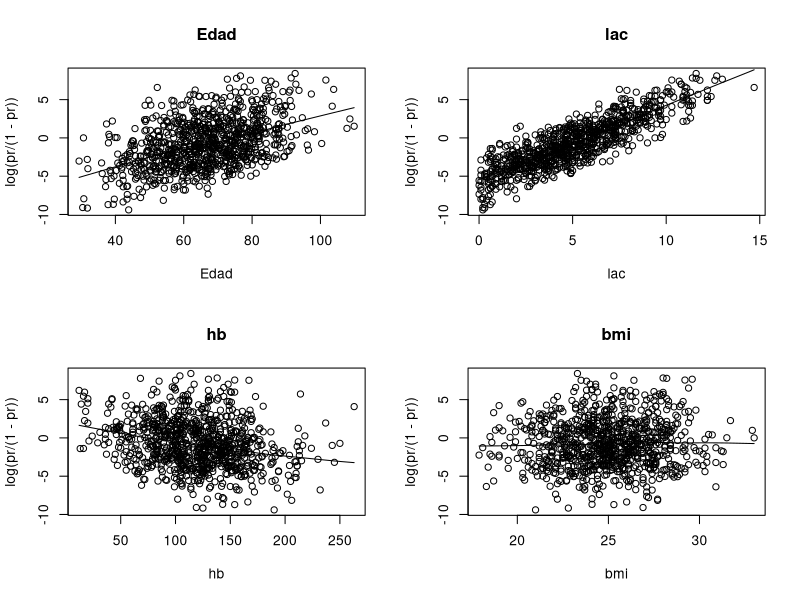
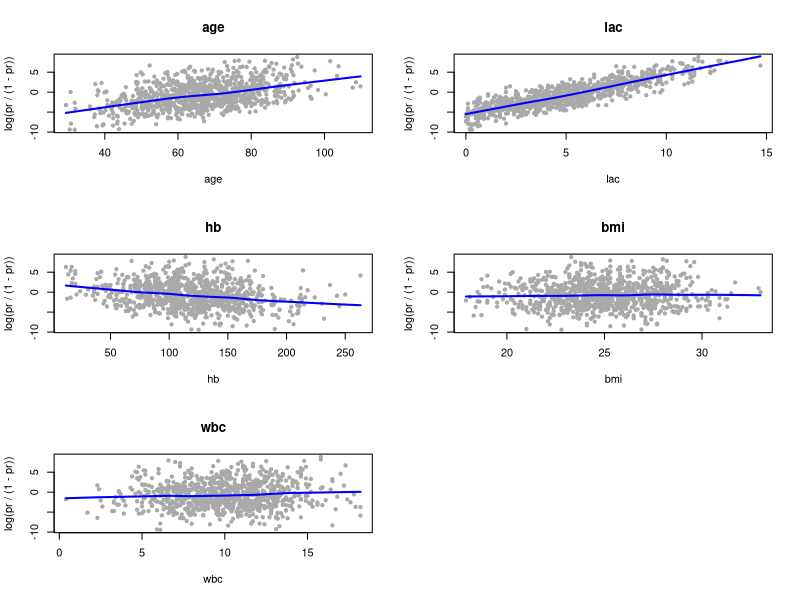

The R source for these figures, in order:
set.seed(999)

# Age of the patients
age <- abs(rnorm(n = 900, mean = 67, sd = 14))

# Socioeconomic status of the patients
Socioeconomic <- factor(rbinom(n = 900, size = 1, prob = 0.6), labels = c("Bueno", "Suficiente"))

# BMI of the patients
bmi <- abs(round(rnorm(n = 900, mean = 25, sd = 2.5), 1))

# LAC of the patients
lac <- abs(round(rnorm(n = 900, mean = 5, sd = 3), 1))

# Gender of the patients
gender <- factor(rbinom(n = 900, size = 1, prob = 0.6), labels = c("Hombre", "Mujer"))

# WBC scores of the patients
wbc <- abs(round(rnorm(n = 900, mean = 10, sd = 3), 1))

# HB of the patients
hb <- abs(round(rnorm(n = 900, mean = 120, sd = 40)))

# Calculating z value and probability
z <- 0.1 * age - 0.02 * hb + lac - 10; 
pr <- 1 / (1 + exp(-z))

# Generating binary outcome (mortality)
y <- rbinom(900, 1, pr)
mort <- factor(y, labels = c("Vivo", "Fallecido"))

# Creating data frame
data <- data.frame(age, gender, lac, wbc, Socioeconomic, bmi, hb, mort)
View(data)


# Análisis univariado para edad
univariate.age <- glm(mort ~ age, family = binomial, data = data)
summary(univariate.age)

# Análisis univariado para estatus socioeconómico
univariate.socioeconomic <- glm(mort ~ Socioeconomic, family = binomial, data = data)
summary(univariate.socioeconomic)

# Análisis multivariado
model1 <- glm(mort ~ lac + hb + wbc + age + bmi + Socioeconomic + gender, 
              family = binomial, data = data)
summary(model1)

# Crear el modelo 2 quitando las variables no significativas
model2 <- glm(mort ~ lac + hb + age + bmi + gender, family = binomial, data = data)
summary(model2)


# Instalar y cargar la librería lmtest si no está instalada
# install.packages("lmtest")
library(lmtest)

# Comparar los dos modelos con test de razón de verosimilitud
lrtest(model1, model2)

# Ajustamos el modelo
model <- glm(mort ~ lac + hb + age + bmi, family = binomial, data = data)

# Calculamos el logit
logit <- log(predict(model, type = "response") / (1 - predict(model, type = "response")))

# Creamos el layout de 2x2
par(mfrow = c(2, 2))

# Dibujamos los gráficos
plot(data$age, logit, main = "Edad", xlab = "Edad", ylab = "log(pr/(1 - pr))")
lines(lowess(data$age, logit), col = "black")

plot(data$lac, logit, main = "lac", xlab = "lac", ylab = "log(pr/(1 - pr))")
lines(lowess(data$lac, logit), col = "black")

plot(data$hb, logit, main = "hb", xlab = "hb", ylab = "log(pr/(1 - pr))")
lines(lowess(data$hb, logit), col = "black")

plot(data$bmi, logit, main = "bmi", xlab = "bmi", ylab = "log(pr/(1 - pr))")
lines(lowess(data$bmi, logit), col = "black")


# Modelo extendido (puedes cambiar las variables que desees evaluar)
model_ext <- glm(mort ~ age + lac + hb + bmi + wbc, family = binomial, data = data)

# Calcular logit de las probabilidades predichas
logit <- log(predict(model_ext, type = "response") / (1 - predict(model_ext, type = "response")))

# Listado de variables continuas a evaluar
variables <- c("age", "lac", "hb", "bmi", "wbc")

# Preparar layout dinámico según el número de variables
par(mfrow = c(ceiling(length(variables)/2), 2))

# Generar un gráfico para cada variable
for (var in variables) {
  x <- data[[var]]
  plot(x, logit,
       main = var,
       xlab = var,
       ylab = "log(pr / (1 - pr))",
       pch = 20, col = "darkgray")
  lines(lowess(x, logit), col = "blue", lwd = 2)
}



